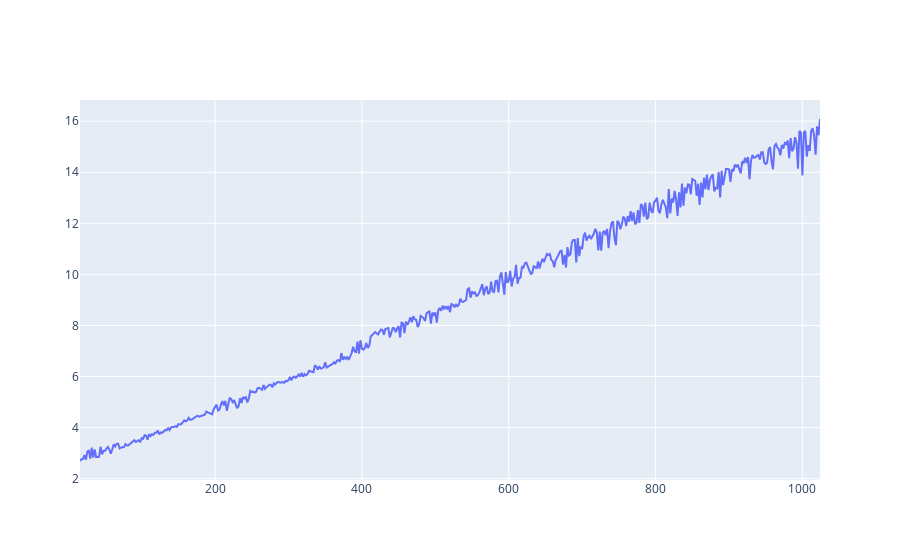

Notebook source saved alongside this figure:
### Code cell
plot([
  "weak/20240512_164030_thin_weak.txt"
], "ny")

### Figure 1 — Plotly figure (JSON) as saved in the notebook; plotly's stock layout.template omitted (floating-point values rounded to 4 significant figures; data arrays with more than 128 entries replaced by an {"elided": "..."} marker saying what was removed)
{"data": [{"mode": "lines", "name": "nodes=1 THIN start_size=1024 Imax=65535 xL=-3 yL=-3 xR=3 yR=3", "type": "scatter", "x": {"elided": "505 int values"}, "xaxis": "x", "y": {"elided": "505 float values"}, "yaxis": "y"}], "layout": {"legend": {"orientation": "h", "x": 1, "xanchor": "right", "y": 1.02, "yanchor": "bottom"}, "xaxis": {"anchor": "y", "domain": [0, 1]}, "yaxis": {"anchor": "x", "domain": [0, 1]}}}
